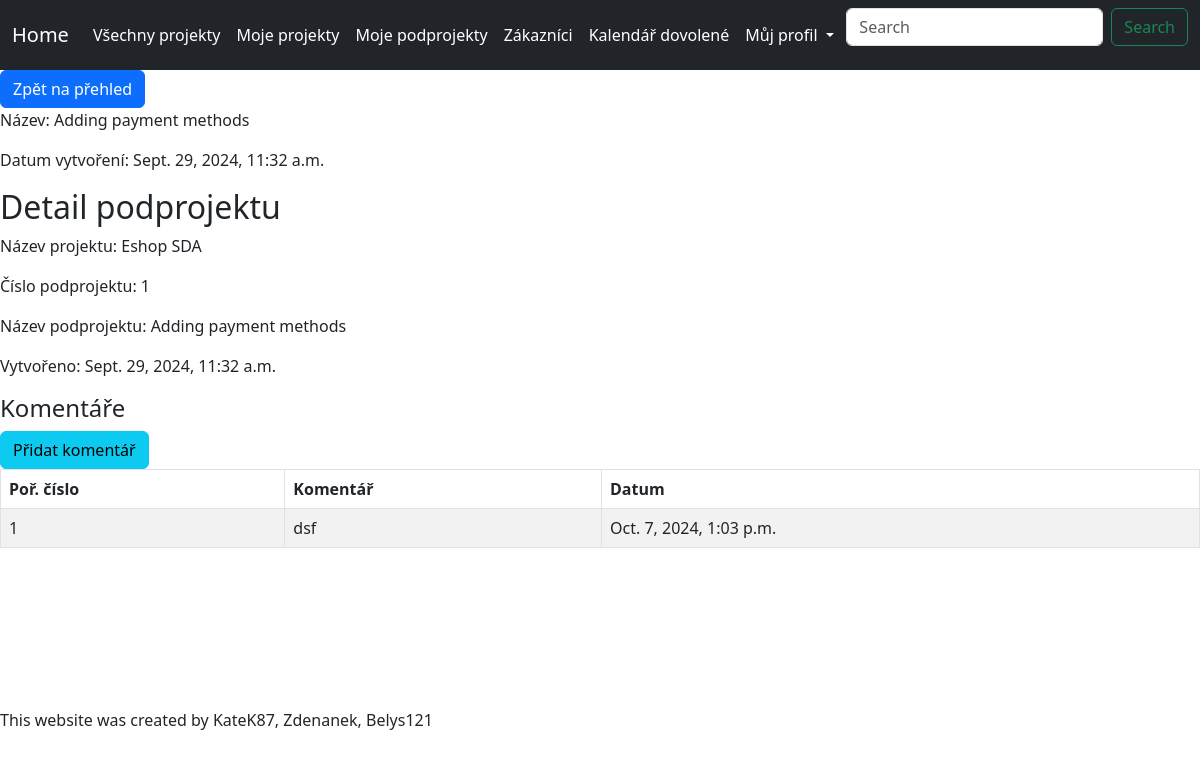
The page /subcontract/1/1/ on the database its author committed.
### viewer/models.py (models this page shows, shortened)
class SubContract(Model):
    subcontract_name = CharField(max_length=128)
    created = DateTimeField(auto_now_add=True)
    user = ForeignKey(User, on_delete=DO_NOTHING, default=1)
    contract = ForeignKey(Contract, related_name='subcontracts', on_delete=DO_NOTHING)
    subcontract_number = IntegerField(null=True, blank=True, default=1)
    status_choices = [("0","V procesu"), ("1","Dokončeno"), ("2","Zrušeno")]
    status = CharField(max_length=64, choices=status_choices, default=status_choices[0])
    class Meta:
        constraints = [
            UniqueConstraint(fields=["contract", "subcontract_number"], name="unique_subcontract_per_contract")
        ]

class Contract(Model):
    contract_name = CharField(max_length=100)
    created = DateTimeField(auto_now_add=True)
    user = ForeignKey(User, on_delete=DO_NOTHING, default=1)
    customer = ForeignKey(Customer, on_delete=DO_NOTHING, default=1)
    status_choices = [("0","V procesu"), ("1","Dokončeno"), ("2","Zrušeno")]
    status = CharField(max_length=64, choices=status_choices, default=status_choices[0])
    deadline = DateTimeField(default=datetime.now() + timedelta(days=30))

class Comment(Model):
    text = CharField(max_length=200)
    subcontract = ForeignKey(SubContract, on_delete=CASCADE, default=1)
    created = DateTimeField(auto_now_add=True)

### viewer/views.py (the view)
# urls.py: path('subcontract/<int:contract_pk>/<int:subcontract_number>/', SubContractDetailView.as_view(),
class SubContractDetailView(DetailView):
    template_name = "detail_subcontract.html"
    model = SubContract
    def get_object(self):
        contract_pk = self.kwargs.get("contract_pk")
        subcontract_number = self.kwargs.get("subcontract_number")
        return SubContract.objects.get(contract__pk=contract_pk, subcontract_number=subcontract_number)

### viewer/templates/detail_subcontract.html (shortened to what this page needs)
{% load static %}
<html {% if LANGUAGE_CODE %}lang="{{ LANGUAGE_CODE }}" {% endif %}>
<head>
    <link rel="stylesheet" href="{% static 'style.css' %}">
    <link href="https://cdn.jsdelivr.net/npm/bootstrap@5.3.0/dist/css/bootstrap.min.css" rel="stylesheet">
</head>
<body>
    <nav class="navbar navbar-expand-lg navbar-dark bg-dark">
        <div class="container-fluid">
            <a class="navbar-brand" href="{% url 'homepage' %}">Home</a>
            <div class="collapse navbar-collapse" id="navbarSupportedContent">
                <ul class="navbar-nav me-auto mb-2 mb-lg-0">
                    <li class="nav-item">
                        <a class="nav-link" href="{% url 'navbar_contracts_all' %}">Všechny projekty</a>
                    </li>
                    <li class="nav-item">
                        <a class="nav-link" href="{% url 'navbar_contracts' %}">Moje projekty</a>
                    </li>
                    <li class="nav-item">
                        <a class="nav-link" href="{% url 'navbar_show_subcontracts' %}">Moje podprojekty</a>
                    </li>
                    <li class="nav-item">
                        <a class="nav-link" href="{% url 'navbar_customers' %}">Zákazníci</a>
                    </li>
                    <li class="nav-item">
                        <a class="nav-link" href="{% url 'calendar' %}">Kalendář dovolené</a>
                    </li>
                    <li class="nav-item dropdown">
                        <a class="nav-link dropdown-toggle" href="#" role="button" data-bs-toggle="dropdown" aria-expanded="false">
                            Můj profil
                        </a>
                    </li>
                </ul>
                <form class="d-flex" role="search">
                    <input class="form-control me-2" type="search" placeholder="Search" aria-label="Search">
                    <button class="btn btn-outline-success" type="submit">Search</button>
                </form>
                </div>
        </div>
    </nav>
<a href="{% url 'contract_detail' subcontract.contract.pk %}" class="btn btn-primary">Zpět na přehled</a>
    {% if subcontract %}
        <p>Název: {{ subcontract.subcontract_name }}</p>
        <p>Datum vytvoření: {{ subcontract.created }}</p>
    {% else %}
        <p>Data nejsou k dispozici.</p>
    {% endif %}
    <h2>Detail podprojektu</h2>
    <p>Název projektu: {{ subcontract.contract.contract_name }}</p>
    <p>Číslo podprojektu: {{ subcontract.subcontract_number }}</p>
    <p>Název podprojektu: {{ subcontract.subcontract_name }}</p>
    <p>Vytvořeno: {{ subcontract.created }}</p>
    <h4>Komentáře</h4>
    <td><a href="{% url 'comment_add' subcontract.pk %}" class="btn btn-info"> Přidat komentář </a></td>
    <table class="table table-bordered table-striped">
        <thead>
            <tr>
                <th>Poř. číslo</th>
                <th>Komentář</th>
                <th>Datum</th>
            </tr>
        </thead>
        <tbody>
            {% for comment in subcontract.comment_set.all %}
            <tr>
                <td>{{ forloop.counter }}</td>
                <td>{{ comment.text }}</td>
                <td>{{ comment.created }}</td>
            </tr>
            {% endfor %}
        </tbody>
    </table>
    <br><br><br><br><br><br>
    {% block scripts %}
     This website was created by KateK87, Zdenanek, Belys121
    {% endblock %}
</body>
</html>

### viewer/static/style.css (style rules this page uses)
.navbar { background-color: #343a40; }
.navbar-brand, .nav-link { color: #ffffff !important; }

### rows shown on the page
SubContract: subcontract_name "Adding payment methods", created "Sept. 29, 2024, 11:32 a.m.", contract.contract_name "Eshop SDA", subcontract_number "1"
Comment: text "dsf", created "Oct. 7, 2024, 1:03 p.m."
